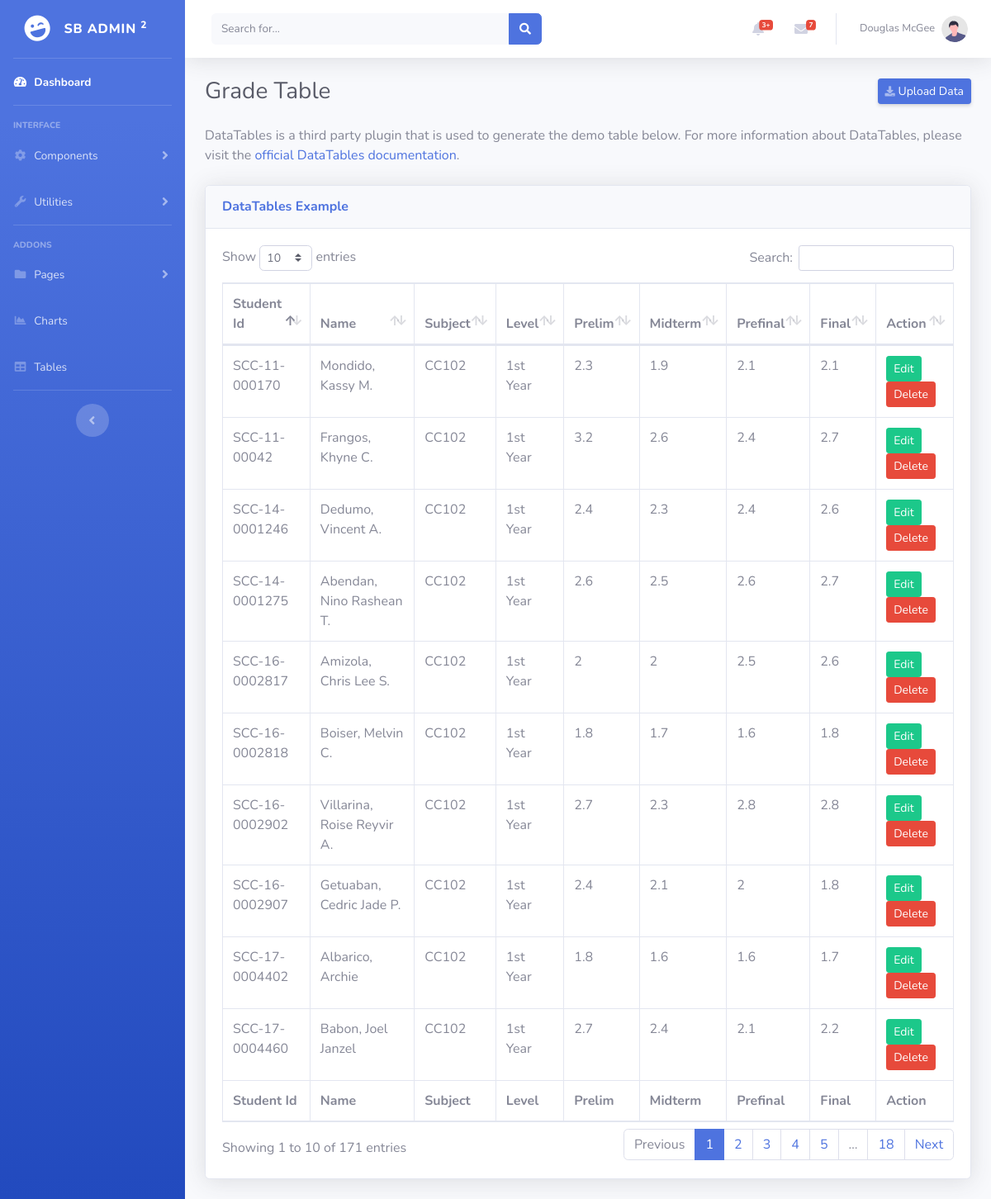
/admin/grade-table.php, run on the app's committed database.
### tables this page shows
CREATE TABLE `tbl_grades` (
  `grd_id` int(20) NOT NULL,
  `s_id` varchar(50) NOT NULL,
  `sbj_id` int(10) NOT NULL,
  `sy_id` int(10) NOT NULL,
  `sem_id` int(10) NOT NULL,
  `prelim` varchar(10) NOT NULL,
  `midterm` varchar(10) NOT NULL,
  `prefinal` varchar(10) NOT NULL,
  `final` varchar(10) NOT NULL
);

CREATE TABLE `tbl_students` (
  `s_id` varchar(20) NOT NULL,
  `s_name` varchar(60) NOT NULL,
  `s_bdate` varchar(15) NOT NULL,
  `s_gender` varchar(10) NOT NULL,
  `s_address` longtext NOT NULL,
  `s_status` varchar(20) NOT NULL,
  `s_pass` varchar(200) NOT NULL,
  `s_email` varchar(50) NOT NULL,
  `yr_id` int(10) NOT NULL
);

CREATE TABLE `tbl_subject` (
  `sbj_id` int(10) NOT NULL,
  `sbj_code` varchar(20) NOT NULL,
  `sbj_desc` varchar(300) NOT NULL,
  `sbj_unit` int(5) NOT NULL
);

CREATE TABLE `tbl_yr` (
  `yr_id` int(10) NOT NULL,
  `yr_desc` varchar(10) NOT NULL
);

### admin/grade-table.php (the view, shortened to what this page needs)
<?php
include_once '../templates/header.php';
?>
                <div class="container-fluid">
                <div class="d-sm-flex align-items-center justify-content-between mb-4">
                        <h1 class="h3 mb-0 text-gray-800">Grade Table</h1>
                        <a href="#" class="d-none d-sm-inline-block btn btn-sm btn-primary shadow-sm"><i
                                class="fas fa-download fa-sm text-white-50"></i> Upload Data</a>
                    </div>
                    <p class="mb-4">DataTables is a third party plugin that is used to generate the demo table below.
                        For more information about DataTables, please visit the <a target="_blank"
                            href="https://datatables.net">official DataTables documentation</a>.</p>
                    <div class="card shadow mb-4">
                        <div class="card-header py-3">
                            <h6 class="m-0 font-weight-bold text-primary">DataTables Example</h6>
                        </div>
                        <div class="card-body">
                            <div class="table-responsive">
                                <table class="table table-bordered" id="dataTable" width="100%" cellspacing="0">
                                    <thead>
                                        <tr>
                                        <th>Student Id</th>
                                        <th>Name</th>
                                        <th>Subject</th>
                                        <th>Level</th>
                                        <th>Prelim</th>
                                        <th>Midterm</th>
                                        <th>Prefinal</th>
                                        <th>Final</th>
                                        <th>Action</th>
                                        </tr>
                                    </thead>
                                    <tfoot>
                                        <tr>
                                        <th>Student Id</th>
                                        <th>Name</th>
                                        <th>Subject</th>
                                        <th>Level</th>
                                        <th>Prelim</th>
                                        <th>Midterm</th>
                                        <th>Prefinal</th>
                                        <th>Final</th>
                                        <th>Action</th>
                                        </tr>
                                    </tfoot>
                                    <tbody>
                                    <?php
                                        $database = new Connection();
                                        $db = $database->open();
                                        try{
                                            $sql = 'SELECT
                                            *
                                            FROM tbl_grades
                                            INNER JOIN tbl_students
                                            ON tbl_grades.s_id=tbl_students.s_id
                                            INNER JOIN tbl_subject
                                            ON tbl_grades.sbj_id=tbl_subject.sbj_id
                                            INNER JOIN tbl_yr
                                            ON tbl_students.yr_id=tbl_yr.yr_id
                                            ORDER BY tbl_students.s_name ASC';
                                            foreach ($db->query($sql) as $row) {
                                                ?>
                                                <tr>
                                                    <td><?php echo $row["s_id"]?></td>
                                                    <td><?php echo $row["s_name"]?></td>
                                                    <td><?php echo $row["sbj_code"]?></td>
                                                    <td><?php echo $row["yr_desc"]?></td>
                                                    <td><?php echo $row["prelim"]?></td>
                                                    <td><?php echo $row["midterm"] ?></td>
                                                    <td><?php echo $row["prefinal"] ?></td>
                                                    <td><?php echo $row["final"] ?></td>
                                                    <td>
                                                        <a href="#edit_<?php echo $row['s_id']; ?>" class="btn btn-success btn-sm" data-toggle="modal"><span class="glyphicon glyphicon-edit"></span> Edit</a>
                                                        <a href="#delete_<?php echo $row['s_id']; ?>" class="btn btn-danger btn-sm" data-toggle="modal"><span class="glyphicon glyphicon-trash"></span> Delete</a>
                                                    </td>
                                                </tr>
                                                <?php
                                            }
                                        }
                                        catch(PDOException $e){
                                            echo "There is some problem in connection: " . $e->getMessage();
                                        }
                                    ?>
                                    </tbody>
                                </table>
                            </div>
                        </div>
                    </div>
                </div>
<?php
include_once '../templates/footer.php';
?>

### templates/header.php (shortened to what this page needs)
<!DOCTYPE html>
<html lang="en">
<head>
    <link href="../vendor/fontawesome-free/css/all.min.css" rel="stylesheet" type="text/css">
    <link href="../css/sb-admin-2.min.css" rel="stylesheet">
    <link href="../vendor/datatables/dataTables.bootstrap4.min.css" rel="stylesheet">
</head>
<body id="page-top">
    <div id="wrapper">
        <ul class="navbar-nav bg-gradient-primary sidebar sidebar-dark accordion" id="accordionSidebar">
            <a class="sidebar-brand d-flex align-items-center justify-content-center" href="index.html">
                <div class="sidebar-brand-icon rotate-n-15">
                    <i class="fas fa-laugh-wink"></i>
                </div>
                <div class="sidebar-brand-text mx-3">SB Admin <sup>2</sup></div>
            </a>
            <hr class="sidebar-divider my-0">
            <li class="nav-item active">
                <a class="nav-link" href="index.html">
                    <i class="fas fa-fw fa-tachometer-alt"></i>
                    <span>Dashboard</span></a>
            </li>
            <hr class="sidebar-divider">
            <div class="sidebar-heading">
                Interface
            </div>
            <li class="nav-item">
                <a class="nav-link collapsed" href="#" data-toggle="collapse" data-target="#collapseTwo"
                    aria-expanded="true" aria-controls="collapseTwo">
                    <i class="fas fa-fw fa-cog"></i>
                    <span>Components</span>
                </a>
            </li>
            <li class="nav-item">
                <a class="nav-link collapsed" href="#" data-toggle="collapse" data-target="#collapseUtilities"
                    aria-expanded="true" aria-controls="collapseUtilities">
                    <i class="fas fa-fw fa-wrench"></i>
                    <span>Utilities</span>
                </a>
            </li>
            <hr class="sidebar-divider">
            <div class="sidebar-heading">
                Addons
            </div>
            <li class="nav-item">
                <a class="nav-link collapsed" href="#" data-toggle="collapse" data-target="#collapsePages"
                    aria-expanded="true" aria-controls="collapsePages">
                    <i class="fas fa-fw fa-folder"></i>
                    <span>Pages</span>
                </a>
            </li>
            <li class="nav-item">
                <a class="nav-link" href="charts.html">
                    <i class="fas fa-fw fa-chart-area"></i>
                    <span>Charts</span></a>
            </li>
            <li class="nav-item">
                <a class="nav-link" href="tables.html">
                    <i class="fas fa-fw fa-table"></i>
                    <span>Tables</span></a>
            </li>
            <hr class="sidebar-divider d-none d-md-block">
            <div class="text-center d-none d-md-inline">
                <button class="rounded-circle border-0" id="sidebarToggle"></button>
            </div>
        </ul>
        <div id="content-wrapper" class="d-flex flex-column">
            <div id="content">
                <nav class="navbar navbar-expand navbar-light bg-white topbar mb-4 static-top shadow">
                    <form
                        class="d-none d-sm-inline-block form-inline mr-auto ml-md-3 my-2 my-md-0 mw-100 navbar-search">
                        <div class="input-group">
                            <input type="text" class="form-control bg-light border-0 small" placeholder="Search for..."
                                aria-label="Search" aria-describedby="basic-addon2">
                            <div class="input-group-append">
                                <button class="btn btn-primary" type="button">
                                    <i class="fas fa-search fa-sm"></i>
                                </button>
                            </div>
                        </div>
                    </form>
                    <ul class="navbar-nav ml-auto">
                        <li class="nav-item dropdown no-arrow mx-1">
                            <a class="nav-link dropdown-toggle" href="#" id="alertsDropdown" role="button"
                                data-toggle="dropdown" aria-haspopup="true" aria-expanded="false">
                                <i class="fas fa-bell fa-fw"></i>
                                <span class="badge badge-danger badge-counter">3+</span>
                            </a>
                        </li>
                        <li class="nav-item dropdown no-arrow mx-1">
                            <a class="nav-link dropdown-toggle" href="#" id="messagesDropdown" role="button"
                                data-toggle="dropdown" aria-haspopup="true" aria-expanded="false">
                                <i class="fas fa-envelope fa-fw"></i>
                                <span class="badge badge-danger badge-counter">7</span>
                            </a>
                        </li>
                        <li class="nav-item dropdown no-arrow">
                            <a class="nav-link dropdown-toggle" href="#" id="userDropdown" role="button"
                                data-toggle="dropdown" aria-haspopup="true" aria-expanded="false">
                                <span class="mr-2 d-none d-lg-inline text-gray-600 small">Douglas McGee</span>
                                <img class="img-profile rounded-circle"
                                    src="../img/undraw_profile.svg">
                            </a>
                        </li>
                    </ul>
                </nav>

### templates/footer.php (shortened to what this page needs)
</div>
</body>
</html>

### data on the page
tbl_grades: s.s_id "SCC-14-0001275", s.s_name "Abendan, Nino Rashean T.", sbj.sbj_code "CC102", tbl_yr.yr_desc "1st Year", prelim "2.6", midterm "2.5", prefinal "2.6", final "2.7"
tbl_grades: s.s_id "SCC-17-0004402", s.s_name "Albarico, Archie", sbj.sbj_code "CC102", tbl_yr.yr_desc "1st Year", prelim "1.8", midterm "1.6", prefinal "1.6", final "1.7"
tbl_grades: s.s_id "SCC-16-0002817", s.s_name "Amizola, Chris Lee S.", sbj.sbj_code "CC102", tbl_yr.yr_desc "1st Year", prelim "2", midterm "2", prefinal "2.5", final "2.6"
tbl_grades: s.s_id "SCC-17-0004460", s.s_name "Babon, Joel Janzel", sbj.sbj_code "CC102", tbl_yr.yr_desc "1st Year", prelim "2.7", midterm "2.4", prefinal "2.1", final "2.2"
tbl_grades: s.s_id "SCC-16-0002818", s.s_name "Boiser, Melvin C.", sbj.sbj_code "CC102", tbl_yr.yr_desc "1st Year", prelim "1.8", midterm "1.7", prefinal "1.6", final "1.8"
tbl_grades: s.s_id "SCC-14-0001246", s.s_name "Dedumo, Vincent A.", sbj.sbj_code "CC102", tbl_yr.yr_desc "1st Year", prelim "2.4", midterm "2.3", prefinal "2.4", final "2.6"
tbl_grades: s.s_id "SCC-11-00042", s.s_name "Frangos, Khyne C.", sbj.sbj_code "CC102", tbl_yr.yr_desc "1st Year", prelim "3.2", midterm "2.6", prefinal "2.4", final "2.7"
tbl_grades: s.s_id "SCC-16-0002907", s.s_name "Getuaban, Cedric Jade P.", sbj.sbj_code "CC102", tbl_yr.yr_desc "1st Year", prelim "2.4", midterm "2.1", prefinal "2", final "1.8"
tbl_grades: s.s_id "SCC-11-000170", s.s_name "Mondido, Kassy M.", sbj.sbj_code "CC102", tbl_yr.yr_desc "1st Year", prelim "2.3", midterm "1.9", prefinal "2.1", final "2.1"
tbl_grades: s.s_id "SCC-16-0002902", s.s_name "Villarina, Roise Reyvir A.", sbj.sbj_code "CC102", tbl_yr.yr_desc "1st Year", prelim "2.7", midterm "2.3", prefinal "2.8", final "2.8"
